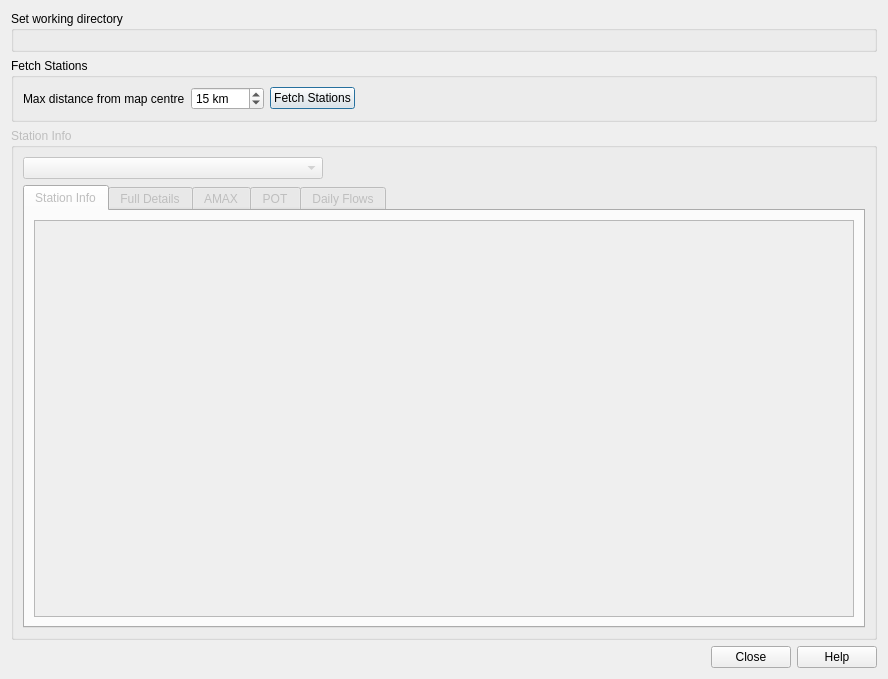
<?xml version="1.0" encoding="UTF-8"?>
<ui version="4.0">
 <class>NrfaViewerDialog</class>
 <widget class="QDialog" name="NrfaViewerDialog">
  <property name="windowModality">
   <enum>Qt::NonModal</enum>
  </property>
  <property name="geometry">
   <rect>
    <x>0</x>
    <y>0</y>
    <width>888</width>
    <height>679</height>
   </rect>
  </property>
  <property name="windowTitle">
   <string>NRFA Station Viewer</string>
  </property>
  <layout class="QVBoxLayout" name="verticalLayout_5">
   <item>
    <widget class="QGroupBox" name="workingDirGroupbox">
     <property name="title">
      <string>Set working directory</string>
     </property>
     <layout class="QVBoxLayout" name="verticalLayout_2">
      <item>
       <widget class="QgsFileWidget" name="workingDirFileWidget"/>
      </item>
     </layout>
    </widget>
   </item>
   <item>
    <widget class="QGroupBox" name="fetchStationsGroupbox">
     <property name="title">
      <string>Fetch Stations</string>
     </property>
     <layout class="QVBoxLayout" name="verticalLayout_3">
      <item>
       <layout class="QHBoxLayout" name="horizontalLayout">
        <item>
         <widget class="QLabel" name="label_2">
          <property name="text">
           <string>Max distance from map centre</string>
          </property>
         </widget>
        </item>
        <item>
         <widget class="QgsSpinBox" name="maxDistanceSpinbox">
          <property name="enabled">
           <bool>true</bool>
          </property>
          <property name="suffix">
           <string> km</string>
          </property>
          <property name="minimum">
           <number>1</number>
          </property>
          <property name="maximum">
           <number>1000</number>
          </property>
          <property name="singleStep">
           <number>5</number>
          </property>
          <property name="value">
           <number>15</number>
          </property>
         </widget>
        </item>
        <item>
         <widget class="QPushButton" name="fetchStationsBtn">
          <property name="text">
           <string>Fetch Stations</string>
          </property>
         </widget>
        </item>
        <item>
         <spacer name="horizontalSpacer">
          <property name="orientation">
           <enum>Qt::Horizontal</enum>
          </property>
          <property name="sizeHint" stdset="0">
           <size>
            <width>40</width>
            <height>20</height>
           </size>
          </property>
         </spacer>
        </item>
       </layout>
      </item>
     </layout>
    </widget>
   </item>
   <item>
    <widget class="QGroupBox" name="stationInfoGroupbox">
     <property name="enabled">
      <bool>false</bool>
     </property>
     <property name="title">
      <string>Station Info</string>
     </property>
     <layout class="QVBoxLayout" name="verticalLayout_4">
      <item>
       <layout class="QHBoxLayout" name="horizontalLayout_6">
        <item>
         <widget class="QComboBox" name="stationNamesCbox">
          <property name="minimumSize">
           <size>
            <width>300</width>
            <height>0</height>
           </size>
          </property>
         </widget>
        </item>
        <item>
         <spacer name="horizontalSpacer_6">
          <property name="orientation">
           <enum>Qt::Horizontal</enum>
          </property>
          <property name="sizeHint" stdset="0">
           <size>
            <width>40</width>
            <height>20</height>
           </size>
          </property>
         </spacer>
        </item>
       </layout>
      </item>
      <item>
       <widget class="QTabWidget" name="stationTabWidget">
        <property name="currentIndex">
         <number>0</number>
        </property>
        <widget class="QWidget" name="overviewTab">
         <attribute name="title">
          <string>Station Info</string>
         </attribute>
         <layout class="QVBoxLayout" name="verticalLayout">
          <item>
           <widget class="QTextEdit" name="stationInfoTextbox">
            <property name="font">
             <font>
              <family>Courier</family>
              <pointsize>10</pointsize>
             </font>
            </property>
            <property name="lineWrapMode">
             <enum>QTextEdit::NoWrap</enum>
            </property>
           </widget>
          </item>
         </layout>
        </widget>
        <widget class="QWidget" name="fullDetails">
         <attribute name="title">
          <string>Full Details</string>
         </attribute>
         <layout class="QVBoxLayout" name="verticalLayout_6">
          <item>
           <widget class="QTextEdit" name="fullDetailsTextbox">
            <property name="font">
             <font>
              <family>Courier</family>
              <pointsize>10</pointsize>
             </font>
            </property>
            <property name="lineWrapMode">
             <enum>QTextEdit::NoWrap</enum>
            </property>
           </widget>
          </item>
         </layout>
        </widget>
        <widget class="QWidget" name="amaxTab">
         <attribute name="title">
          <string>AMAX</string>
         </attribute>
         <layout class="QVBoxLayout" name="verticalLayout_7">
          <item>
           <widget class="QTextEdit" name="amaxSummaryTextbox">
            <property name="maximumSize">
             <size>
              <width>16777215</width>
              <height>150</height>
             </size>
            </property>
            <property name="font">
             <font>
              <family>Courier</family>
              <pointsize>10</pointsize>
             </font>
            </property>
            <property name="lineWrapMode">
             <enum>QTextEdit::NoWrap</enum>
            </property>
           </widget>
          </item>
          <item>
           <widget class="QTableWidget" name="amaxResultsTable">
            <property name="sortingEnabled">
             <bool>false</bool>
            </property>
            <attribute name="horizontalHeaderStretchLastSection">
             <bool>true</bool>
            </attribute>
            <column>
             <property name="text">
              <string>Flow</string>
             </property>
            </column>
            <column>
             <property name="text">
              <string>Date - Time</string>
             </property>
            </column>
           </widget>
          </item>
          <item>
           <layout class="QHBoxLayout" name="horizontalLayout_2">
            <item>
             <widget class="QPushButton" name="showAmaxGraphBtn">
              <property name="text">
               <string>Show Graph</string>
              </property>
             </widget>
            </item>
            <item>
             <widget class="QPushButton" name="exportAmaxCsvBtn">
              <property name="text">
               <string>Export CSV</string>
              </property>
             </widget>
            </item>
            <item>
             <spacer name="horizontalSpacer_2">
              <property name="orientation">
               <enum>Qt::Horizontal</enum>
              </property>
              <property name="sizeHint" stdset="0">
               <size>
                <width>40</width>
                <height>20</height>
               </size>
              </property>
             </spacer>
            </item>
           </layout>
          </item>
         </layout>
        </widget>
        <widget class="QWidget" name="potTab">
         <attribute name="title">
          <string>POT</string>
         </attribute>
         <layout class="QVBoxLayout" name="verticalLayout_9">
          <item>
           <widget class="QTextEdit" name="potSummaryTextbox">
            <property name="maximumSize">
             <size>
              <width>16777215</width>
              <height>150</height>
             </size>
            </property>
            <property name="font">
             <font>
              <family>Courier</family>
              <pointsize>10</pointsize>
             </font>
            </property>
            <property name="lineWrapMode">
             <enum>QTextEdit::NoWrap</enum>
            </property>
           </widget>
          </item>
          <item>
           <widget class="QTableWidget" name="potResultsTable">
            <property name="sortingEnabled">
             <bool>true</bool>
            </property>
            <attribute name="horizontalHeaderStretchLastSection">
             <bool>true</bool>
            </attribute>
            <column>
             <property name="text">
              <string>Flow</string>
             </property>
            </column>
            <column>
             <property name="text">
              <string>Date - Time</string>
             </property>
            </column>
           </widget>
          </item>
          <item>
           <layout class="QHBoxLayout" name="horizontalLayout_5">
            <item>
             <widget class="QPushButton" name="showPotGraphBtn">
              <property name="text">
               <string>Show Graph</string>
              </property>
             </widget>
            </item>
            <item>
             <widget class="QPushButton" name="exportPotCsvBtn">
              <property name="text">
               <string>Export CSV</string>
              </property>
             </widget>
            </item>
            <item>
             <spacer name="horizontalSpacer_5">
              <property name="orientation">
               <enum>Qt::Horizontal</enum>
              </property>
              <property name="sizeHint" stdset="0">
               <size>
                <width>40</width>
                <height>20</height>
               </size>
              </property>
             </spacer>
            </item>
           </layout>
          </item>
         </layout>
        </widget>
        <widget class="QWidget" name="dailyFlowsTab">
         <attribute name="title">
          <string>Daily Flows</string>
         </attribute>
         <layout class="QVBoxLayout" name="verticalLayout_8">
          <item>
           <layout class="QHBoxLayout" name="horizontalLayout_3">
            <item>
             <widget class="QLabel" name="label_5">
              <property name="text">
               <string>Select Year</string>
              </property>
             </widget>
            </item>
            <item>
             <widget class="QComboBox" name="dailyFlowsYearCbox">
              <property name="minimumSize">
               <size>
                <width>150</width>
                <height>0</height>
               </size>
              </property>
             </widget>
            </item>
            <item>
             <spacer name="horizontalSpacer_3">
              <property name="orientation">
               <enum>Qt::Horizontal</enum>
              </property>
              <property name="sizeHint" stdset="0">
               <size>
                <width>40</width>
                <height>20</height>
               </size>
              </property>
             </spacer>
            </item>
           </layout>
          </item>
          <item>
           <widget class="QTableWidget" name="dailyFlowsTable">
            <property name="sortingEnabled">
             <bool>true</bool>
            </property>
            <attribute name="horizontalHeaderStretchLastSection">
             <bool>true</bool>
            </attribute>
            <column>
             <property name="text">
              <string>Year</string>
             </property>
            </column>
            <column>
             <property name="text">
              <string>Date</string>
             </property>
            </column>
            <column>
             <property name="text">
              <string>Value</string>
             </property>
            </column>
            <column>
             <property name="text">
              <string>Q Flag</string>
             </property>
            </column>
           </widget>
          </item>
          <item>
           <layout class="QHBoxLayout" name="horizontalLayout_4">
            <item>
             <widget class="QPushButton" name="showDailyFlowsGraphBtn">
              <property name="text">
               <string>Show Graph</string>
              </property>
             </widget>
            </item>
            <item>
             <widget class="QPushButton" name="exportDailyFlowsCsvBtn">
              <property name="text">
               <string>Export CSV</string>
              </property>
             </widget>
            </item>
            <item>
             <widget class="QComboBox" name="dailyFlowExportTypeCbox">
              <property name="minimumSize">
               <size>
                <width>200</width>
                <height>0</height>
               </size>
              </property>
              <item>
               <property name="text">
                <string>Export only this year</string>
               </property>
              </item>
              <item>
               <property name="text">
                <string>Export all years</string>
               </property>
              </item>
             </widget>
            </item>
            <item>
             <spacer name="horizontalSpacer_4">
              <property name="orientation">
               <enum>Qt::Horizontal</enum>
              </property>
              <property name="sizeHint" stdset="0">
               <size>
                <width>40</width>
                <height>20</height>
               </size>
              </property>
             </spacer>
            </item>
           </layout>
          </item>
         </layout>
        </widget>
       </widget>
      </item>
     </layout>
    </widget>
   </item>
   <item>
    <layout class="QHBoxLayout" name="horizontalLayout_7">
     <item>
      <widget class="QLabel" name="statusLabel">
       <property name="text">
        <string/>
       </property>
      </widget>
     </item>
     <item>
      <widget class="QDialogButtonBox" name="buttonBox">
       <property name="orientation">
        <enum>Qt::Horizontal</enum>
       </property>
       <property name="standardButtons">
        <set>QDialogButtonBox::Close|QDialogButtonBox::Help</set>
       </property>
      </widget>
     </item>
    </layout>
   </item>
  </layout>
 </widget>
 <customwidgets>
  <customwidget>
   <class>QgsFileWidget</class>
   <extends>QWidget</extends>
   <header>qgsfilewidget.h</header>
  </customwidget>
  <customwidget>
   <class>QgsSpinBox</class>
   <extends>QSpinBox</extends>
   <header>qgsspinbox.h</header>
  </customwidget>
 </customwidgets>
 <resources/>
 <connections>
  <connection>
   <sender>buttonBox</sender>
   <signal>accepted()</signal>
   <receiver>NrfaViewerDialog</receiver>
   <slot>accept()</slot>
   <hints>
    <hint type="sourcelabel">
     <x>248</x>
     <y>254</y>
    </hint>
    <hint type="destinationlabel">
     <x>157</x>
     <y>274</y>
    </hint>
   </hints>
  </connection>
  <connection>
   <sender>buttonBox</sender>
   <signal>rejected()</signal>
   <receiver>NrfaViewerDialog</receiver>
   <slot>reject()</slot>
   <hints>
    <hint type="sourcelabel">
     <x>316</x>
     <y>260</y>
    </hint>
    <hint type="destinationlabel">
     <x>286</x>
     <y>274</y>
    </hint>
   </hints>
  </connection>
 </connections>
</ui>
